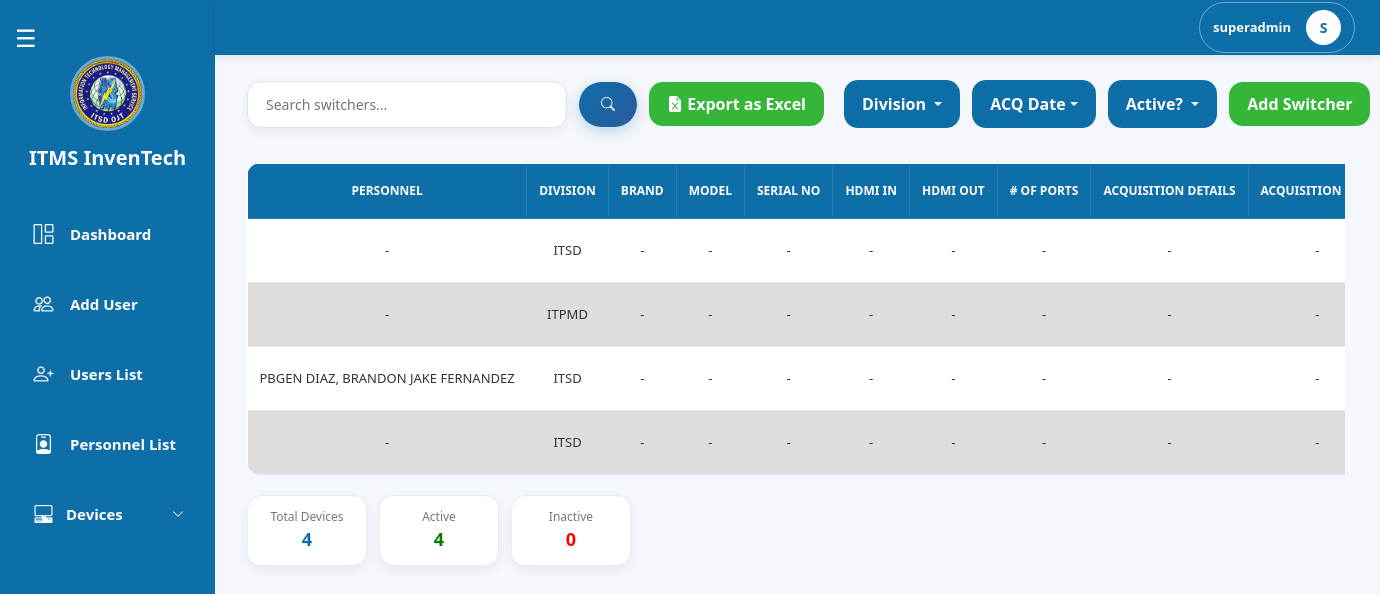
The app's page /pages/superadmin/device_switchers.php (signed in) with its own data.
### tables this page shows
CREATE TABLE `switchers` (
  `id` int(11) NOT NULL,
  `personnel_id` int(11) NOT NULL,
  `division_id` int(11) NOT NULL,
  `brand` varchar(255) DEFAULT NULL,
  `model` varchar(255) DEFAULT NULL,
  `serial_no` varchar(255) DEFAULT NULL,
  `hdmi_in` int(11) DEFAULT NULL,
  `hdmi_out` int(11) DEFAULT NULL,
  `no_of_ports` int(11) DEFAULT NULL,
  `acquisition_details` text DEFAULT NULL,
  `acquisition_date` date DEFAULT NULL,
  `previous_owners_id` longtext DEFAULT NULL CHECK (json_valid(`previous_owners_id`)),
  `is_active` tinyint(1) NOT NULL DEFAULT 1,
  `created_date` date NOT NULL DEFAULT current_timestamp(),
  `last_update_at` date DEFAULT NULL
);

CREATE TABLE `divisions` (
  `id` int(11) NOT NULL,
  `division` varchar(100) NOT NULL
);

### pages/superadmin/device_switchers.php (the view, shortened to what this page needs)
<?php
include("../../config/db.php");
$limit  = 10;
$page   = max(1, (int)($_GET['page'] ?? 1));
$offset = ($page - 1) * $limit;
$search = trim($_GET['search'] ?? '');
$division_filter_raw = $_GET['division'] ?? [];
$division_filter     = is_array($division_filter_raw)
    ? array_filter(array_map('trim', $division_filter_raw)) : [];
$active_filter = isset($_GET['is_active']) ? trim($_GET['is_active']) : '';
$acq_filter    = trim($_GET['filter_acq'] ?? '');
$where  = [];
$params = [];
$types  = '';
$whereSQL = !empty($where) ? "WHERE " . implode(" AND ", $where) : "";
$baseJoin = "
    FROM switchers s
    LEFT JOIN personnels per ON s.personnel_id = per.id
    LEFT JOIN ranks rk       ON per.rank_id = rk.id
    LEFT JOIN divisions d    ON s.division_id = d.id
";
$stmtTotal = $conn->prepare("SELECT COUNT(*) AS total $baseJoin $whereSQL");
$stmtTotal->execute();
$totalDevices = $stmtTotal->get_result()->fetch_assoc()['total'] ?? 0;
$activeWhere   = $where;
$activeWhere[] = "s.is_active = 1";
$activeSQL     = "WHERE " . implode(" AND ", $activeWhere);
$inactiveWhere   = $where;
$inactiveWhere[] = "s.is_active = 0";
$inactiveSQL     = "WHERE " . implode(" AND ", $inactiveWhere);
$sa = $conn->prepare("SELECT COUNT(*) AS total $baseJoin $activeSQL");
$sa->execute();
$activeDevices = $sa->get_result()->fetch_assoc()['total'] ?? 0;
$si = $conn->prepare("SELECT COUNT(*) AS total $baseJoin $inactiveSQL");
$si->execute();
$inactiveDevices = $si->get_result()->fetch_assoc()['total'] ?? 0;
$stmt = $conn->prepare("
    SELECT s.*,
        CONCAT(COALESCE(rk.rank, ''), ' ', per.last_name, ', ', per.first_name, ' ', per.middle_name) AS fullname,
        d.division AS division_name
    $baseJoin
    $whereSQL
    ORDER BY s.brand ASC
    LIMIT ?, ?
");
$fp = $params;
$ft = $types . 'ii';
$fp[] = $offset;
$fp[] = $limit;
$stmt->bind_param($ft, ...$fp);
$stmt->execute();
$result = $stmt->get_result();
$exportParams = http_build_query([
    'search'     => $search,
    'division'   => $division_filter,
    'is_active'  => $active_filter,
    'filter_acq' => $acq_filter,
]);
?>
<!DOCTYPE html>
<html lang="en">
<head>
    <link href="https://cdn.jsdelivr.net/npm/bootstrap@5.3.3/dist/css/bootstrap.min.css" rel="stylesheet">
    <link rel="stylesheet" href="https://cdn.jsdelivr.net/npm/bootstrap-icons@1.11.3/font/bootstrap-icons.min.css">
    <link rel="stylesheet" href="../superadmin/css/devices.css">
    <link rel="stylesheet" href="css/superadmin_navbar.css">
    <link rel="stylesheet" href="./css/superadmin_sidebar.css">
</head>
<body>
    <?php include 'superadmin_sidebar.php'; ?>
    <?php include 'superadmin_navbar.php'; ?>
    <div class="top-bar">
        <div class="search-container">
            <form method="GET" action="device_switchers.php" class="search-form">
                <input type="text" name="search" class="search-input"
                    placeholder="Search switchers..." value="<?= htmlspecialchars($search) ?>">
                <button type="submit" class="search-btn"><i class="bi bi-search"></i></button>
                <a href="export_switchers.php?<?= htmlspecialchars($exportParams) ?>"
                    class="btn add-laptop-btn"
                    onclick="setTimeout(()=>showToast('Export downloaded successfully!','success'),800)">
                    <i class="bi bi-file-earmark-excel-fill"></i> Export as Excel
                </a>
            </form>
        </div>
        <div class="right-side">
            <div class="filters">
                <form method="GET" action="device_switchers.php" id="filterForm">
                    <div class="dropdown">
                        <?php $divLabel = empty($division_filter) ? 'Division' : (count($division_filter) === 1 ? $division_filter[0] : count($division_filter) . ' Divisions selected'); ?>
                        <button class="btn filter-btn dropdown-toggle" type="button"
                            data-bs-toggle="dropdown" data-bs-auto-close="outside">
                            <?= htmlspecialchars($divLabel) ?>
                        </button>
                    </div>
                </form>
            </div>
            <div class="dropdown">
                <?php
                $acqLabel = 'ACQ Date';
                ?>
                <button class="btn filter-btn dropdown-toggle" data-bs-toggle="dropdown"><?= htmlspecialchars($acqLabel) ?></button>
            </div>
            <div class="dropdown">
                <button class="btn filter-btn dropdown-toggle" data-bs-toggle="dropdown">
                    <?= $active_filter === '' ? 'Active?' : ($active_filter == 1 ? 'YES' : 'NO') ?>
                </button>
            </div>
            <button type="button" class="btn add-btn" data-bs-toggle="modal" data-bs-target="#addSwitchersModal">
                Add Switcher
            </button>
        </div>
    </div>
    <div class="contenttable">
        <div class="table-container">
            <table class="users-table">
                <thead>
                    <tr>
                        <th>PERSONNEL</th>
                        <th>DIVISION</th>
                        <th>BRAND</th>
                        <th>MODEL</th>
                        <th>SERIAL NO</th>
                        <th>HDMI IN</th>
                        <th>HDMI OUT</th>
                        <th># OF PORTS</th>
                        <th>ACQUISITION DETAILS</th>
                        <th>ACQUISITION DATE</th>
                    </tr>
                </thead>
                <tbody>
                    <?php if ($result->num_rows > 0): ?>
                        <?php while ($row = $result->fetch_assoc()): ?>
                            <tr class="clickable-row" data-active="<?= $row['is_active'] ? '1' : '0' ?>"
                                data-bs-toggle="modal" data-bs-target="#viewSwitchersModal<?= $row['id'] ?>">
                                <td><?= htmlspecialchars($row['fullname'] ?? '-') ?: '-' ?></td>
                                <td><?= htmlspecialchars($row['division_name'] ?? 'N/A') ?></td>
                                <td><?= htmlspecialchars($row['brand'] ?? '') ?: '-' ?></td>
                                <td><?= htmlspecialchars($row['model'] ?? '') ?: '-' ?></td>
                                <td><?= htmlspecialchars($row['serial_no'] ?? '') ?: '-' ?></td>
                                <td><?= htmlspecialchars($row['hdmi_in'] ?? '') ?: '-' ?></td>
                                <td><?= htmlspecialchars($row['hdmi_out'] ?? '') ?: '-' ?></td>
                                <td><?= htmlspecialchars($row['no_of_ports'] ?? '') ?: '-' ?></td>
                                <td><?= htmlspecialchars($row['acquisition_details'] ?? '') ?: '-' ?></td>
                                <td>
                                    <?= (!empty($row['acquisition_date']) && $row['acquisition_date'] !== '0000-00-00')
                                        ? htmlspecialchars($row['acquisition_date']) : '-' ?>
                                </td>
                            </tr>
                        <?php endwhile; ?>
                    <?php else: ?>
                        <tr>
                            <td colspan="14" class="text-center">No switchers found.</td>
                        </tr>
                    <?php endif; ?>
                </tbody>
            </table>
        </div>
        <div class="table-footer">
            <div class="user-stats">
                <div class="stat-box total"><span class="label">Total Devices</span><span class="value"><?= $totalDevices ?></span></div>
                <div class="stat-box active"><span class="label">Active</span><span class="value"><?= $activeDevices ?></span></div>
                <div class="stat-box inactive"><span class="label">Inactive</span><span class="value"><?= $inactiveDevices ?></span></div>
            </div>
        </div>
    </div>
</body>
</html>

### pages/superadmin/css/devices.css (style rules this page uses)
:root { --sidebar-expanded: 247px; --sidebar-collapsed: 115px; --primary: #0d6ea8; --primary-dark: #0b5f91; --primary-darker: #095a8a; --primary-gradient: linear-gradient(135deg, #0d6ea8, #2c5aa0); --green: #0fa90fd3; --green-dark: #0c960cd3; --bg-page: #f4f7fb; --bg-white: #ffffff; --bg-modal-body: #f8fafc; --border-light: #dce3ec; --border-card: #eef2f6; --text-dark: #333; --text-label: #334155; --text-muted: #777; --row-even: #dedcdc; --row-hover: #dfe6e9; --shadow-sm: 0 4px 12px rgba(0, 0, 0, 0.06); --shadow-md: 0 4px 18px rgba(0, 0, 0, 0.08); --shadow-lg: 0 8px 20px rgba(0, 0, 0, 0.15); --shadow-primary: 0 4px 14px rgba(13, 110, 168, 0.25); --shadow-primary-hover: 0 6px 18px rgba(13, 110, 168, 0.35); --radius-sm: 10px; --radius-md: 14px; --radius-lg: 18px; --radius-xl: 20px; --radius-pill: 24px; }
body { background: var(--bg-page); overflow-x: hidden; }
.top-bar { margin-top: 80px; margin-left: var(--sidebar-expanded); margin-right: 35px; display: flex; justify-content: space-between; align-items: center; gap: 20px; flex-wrap: nowrap; transition: all 0.3s ease; }
.filters { display: flex; align-items: center; }
#filterForm { display: flex; align-items: center; gap: 12px; flex-wrap: nowrap; }
.filter-btn { background: var(--primary); color: white; border: none; padding: 12px 18px; border-radius: var(--radius-md); font-weight: 600; transition: all 0.3s ease; white-space: nowrap; }
.add-btn, .add-desktop-btn, .add-laptop-btn { background: var(--green); color: white; border: none; padding: 10px 18px; border-radius: var(--radius-md); font-weight: 600; transition: all 0.2s ease; white-space: nowrap; }
.right-side { display: flex; align-items: center; gap: 12px; flex-wrap: nowrap; }
.search-container { display: flex; align-items: center; }
.search-form { display: flex; align-items: center; gap: 12px; flex-wrap: nowrap; }
.search-input { width: 320px; padding: 12px 18px; border: 1px solid var(--border-light); border-radius: var(--radius-md); outline: none; font-size: 14px; font-weight: 500; background: var(--bg-white); box-shadow: var(--shadow-sm); transition: all 0.3s ease; }
.search-btn { border: none; padding: 12px 22px; border-radius: var(--radius-pill); background: var(--primary-gradient); color: white; font-size: 14px; font-weight: 600; cursor: pointer; transition: all 0.3s ease; box-shadow: var(--shadow-primary); white-space: nowrap; }
.contenttable { margin-left: var(--sidebar-expanded); margin-right: 35px; margin-top: 35px; border-radius: var(--radius-lg); transition: all 0.3s ease; overflow: visible; }
.table-container { overflow-x: auto; white-space: nowrap; }
.users-table { width: 100%; border-collapse: collapse; min-width: 1200px; background: white; border-radius: var(--radius-md); overflow: hidden; }
.users-table thead { background: var(--primary); }
.users-table thead th { color: white; padding: 18px 12px; border: 1px solid rgba(255, 255, 255, 0.1); font-size: 12px; font-weight: 700; text-align: center; white-space: nowrap; text-transform: uppercase; }
.users-table tbody td { padding: 16px 12px; font-size: 13px; text-align: center; border-bottom: 1px solid #e5e7eb; color: var(--text-dark); white-space: nowrap; }
.users-table tbody tr:nth-child(odd) { background-color: #ffffff; }
.users-table tbody tr:nth-child(even) { background-color: var(--row-even); }
.table-footer { margin-top: 20px; display: flex; justify-content: space-between; align-items: center; gap: 20px; flex-wrap: wrap; }
.user-stats { display: flex; gap: 12px; }
.stat-box { min-width: 120px; padding: 12px 16px; border-radius: var(--radius-md); background: var(--bg-white); border: 1px solid #e6eef5; box-shadow: var(--shadow-sm); text-align: center; }
.stat-box .label { display: block; font-size: 12px; color: var(--text-muted); }
.stat-box .value { font-size: 18px; font-weight: bold; color: var(--primary); }
.stat-box.active .value { color: green; }
.stat-box.inactive .value { color: red; }

### pages/superadmin/css/superadmin_sidebar.css (style rules this page uses)
.dropdown { width: 100%; font-size: 15px; font-weight: 600; }

### records on screen
switchers: fullname "-", division.division "ITSD", brand "-", model "-", serial_no "-", hdmi_in "-", hdmi_out "-", no_of_ports "-", acquisition_details "-"
switchers: fullname "-", division.division "ITPMD", brand "-", model "-", serial_no "-", hdmi_in "-", hdmi_out "-", no_of_ports "-", acquisition_details "-"
switchers: fullname "PBGEN DIAZ, BRANDON JAKE FERNANDEZ", division.division "ITSD", brand "-", model "-", serial_no "-", hdmi_in "-", hdmi_out "-", no_of_ports "-", acquisition_details "-"
switchers: fullname "-", division.division "ITSD", brand "-", model "-", serial_no "-", hdmi_in "-", hdmi_out "-", no_of_ports "-", acquisition_details "-"

### other values on screen
$username "superadmin"
substr($username, 0, 1) "S"
$divLabel "Division"
$acqLabel "ACQ Date"
$totalDevices "4"
$activeDevices "4"
$inactiveDevices "0"
